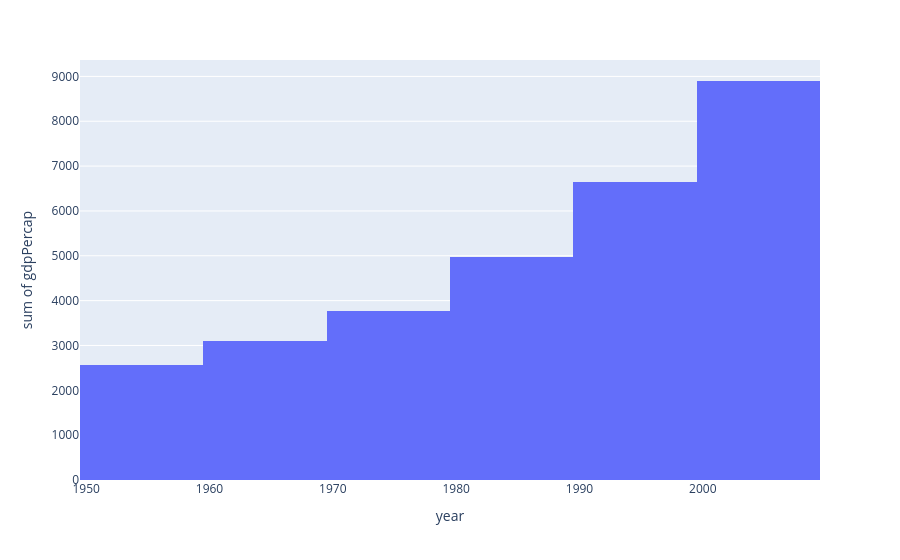

The code cell stored with this chart in its notebook:
### Code cell
# • Histogram
px.histogram(df, x='year', y='gdpPercap')

### Figure 1 — Plotly figure (JSON) as saved in the notebook; plotly's stock layout.template omitted (floating-point values rounded to 4 significant figures)
{"data": [{"alignmentgroup": "True", "bingroup": "x", "histfunc": "sum", "hovertemplate": "year=%{x}<br>sum of gdpPercap=%{y}<extra></extra>", "legendgroup": "", "marker": {"color": "#636efa", "pattern": {"shape": ""}}, "name": "", "offsetgroup": "", "orientation": "v", "showlegend": false, "type": "histogram", "x": [1952, 1957, 1962, 1967, 1972, 1977, 1982, 1987, 1992, 1997, 2002, 2007, 1952, 1957, 1962, 1967, 1972, 1977, 1982, 1987, 1992, 1997, 2002, 2007], "xaxis": "x", "y": [546.6, 590.1, 658.3, 700.8, 724.0, 813.3, 855.7, 976.5, 1164.0, 1459.0, 1747.0, 2452.0, 684.6, 747.1, 803.3, 942.4, 1050.0, 1176.0, 1443.0, 1705.0, 1972.0, 2049.0, 2093.0, 2606.0], "yaxis": "y"}], "layout": {"barmode": "relative", "legend": {"tracegroupgap": 0}, "margin": {"t": 60}, "xaxis": {"anchor": "y", "domain": [0, 1], "title": {"text": "year"}}, "yaxis": {"anchor": "x", "domain": [0, 1], "title": {"text": "sum of gdpPercap"}}}}
